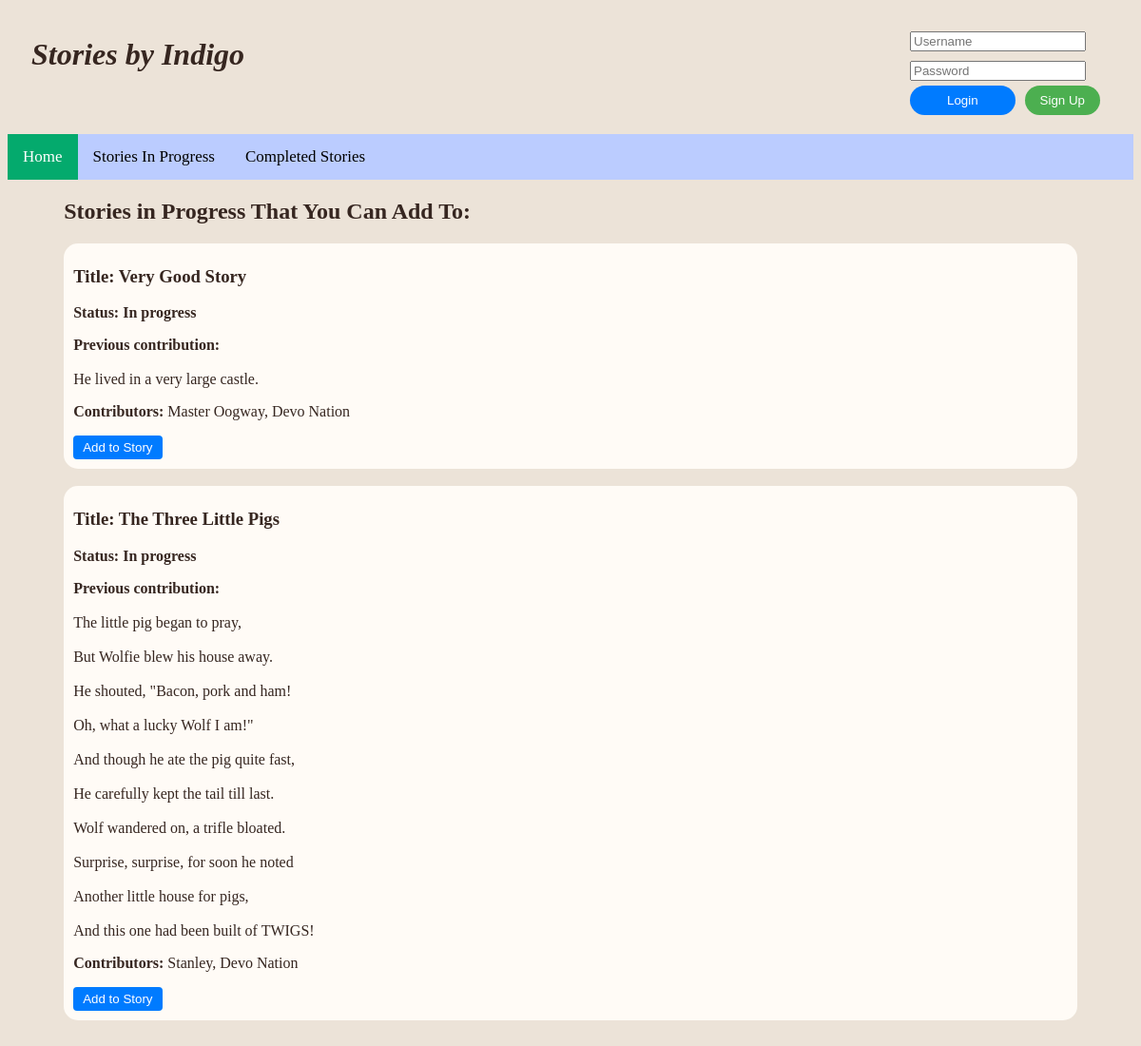
Page /in-progress on the earlier database version.
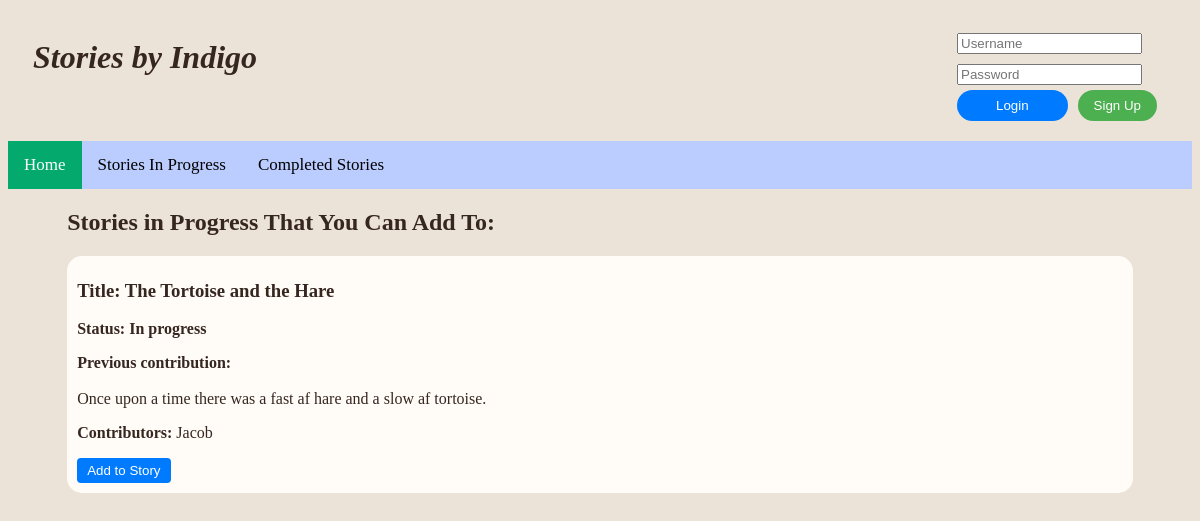
Same page on the later database version.
### tables this page shows
CREATE TABLE story_edits (
            edit_id INTEGER PRIMARY KEY AUTOINCREMENT,
            user_id INTEGER NOT NULL,
            story_id INTEGER NOT NULL,
            edit TEXT NOT NULL
        );

CREATE TABLE users (
                    user_id INTEGER PRIMARY KEY AUTOINCREMENT,
                    username TEXT NOT NULL UNIQUE,
                    password_hash TEXT NOT NULL
                );

### __init__.py (the view)
@app.route('/in-progress')
def progress():
    content = display_stories(1)
    if 'username' in session:
        username = session['username']
        return render_template('in-progress.html', content=content, username=username)
    return render_template('in-progress.html', content=content)

### database.py (called while the page is built)
def get_db_connection():
    conn = sqlite3.connect(DB_PATH)
    conn.row_factory = sqlite3.Row  # So I can access dictionary items using their column name instead of indexing
    return conn

def get_contributors(story_id):
    conn = get_db_connection()
    cur = conn.cursor()
    result = cur.execute("SELECT user_id FROM story_edits WHERE story_id = ?", (story_id,)).fetchall()
    all_users = [row['user_id'] for row in result]
    contributors = []
    for user in all_users:
        username = cur.execute("SELECT username FROM users WHERE user_id = ?", (user,)).fetchone()[0]
        contributors.append(username)
    conn.close()
    return contributors

### templates/in-progress.html (shortened to what this page needs)
<!DOCTYPE html>
<html>
    <head>
        <link rel="stylesheet" href="{{ url_for('static', filename='style.css') }}">
    </head>
    <body>
        <header>
            <h1> <i>Stories by Indigo </i></h1>
            {% if session['username'] %}
                <div class="welcome-container">
                    Welcome, {{ session['username'] }}
                    <a href="{{ url_for('logout') }}" class="signout-btn">Sign Out</a>
                </div>
            {% else %}
                <div class="login-container">
                    <form class="login-form" action="/login" method="POST">
                        <input type="text" name="username" placeholder="Username" required>
                        <input type="password" name="password" placeholder="Password" required>
                        <div class="button-container">
                            <button type="submit" class="login-btn">Login</button>
                            <a href="{{ url_for('register') }}" class="signup-btn-link"><button type="button" class="signup-btn">Sign Up</button></a>
                        </div>
                    </form>
                </div>
            {% endif %}
        </header>
    <div class="topnav">
        <a class="active" href="/">Home</a>
        <a href="/in-progress">Stories In Progress</a>
        <a href="/completed">Completed Stories</a>
    </div>
    <div class="main-content">
        <h2> Stories in Progress That You Can Add To: </h2>
        {{ content | safe }}
    </div>
    <br><br>
  </body>
</html>

### static/style.css (style rules this page uses)
.login-form { padding: 10px; display: flex; flex-direction: column; align-items: flex-start; width: 200px; }
.button-container { display: flex; width: 100%; justify-content: space-between; gap: 10px; }
.login-form button { flex: 1; padding: 8px 16px; border-radius: 20px; color: white; border: none; cursor: pointer; margin-bottom: 0; }
.login-btn { background-color: #007bff; }
.signup-btn { background-color: #4CAF50; }
.add-btn { background-color: #007bff; color: white; padding: 5px 10px; border-radius: 4px; border: none; cursor: pointer; }
.topnav { overflow: hidden; background-color: #BBCCFF; }
.topnav a { float: left; color: #000000; text-align: center; padding: 14px 16px; text-decoration: none; font-size: 17px; }
.topnav a.active { background-color: #04AA6D; color: white; }
html { font-family: Verdana; }
header { display: flex; flex-direction: row; justify-content: space-between; padding: 10px 25px; }
.main-content { margin: 0 5%; }
html { background-color:rgb(236, 227, 216); color:#362620; }
input { margin: 5px 0; }

Differences in the rows shown:
removed story_edits: edit "Title: Very Good Story Status: In progress Previous contribution: He lived in a very large castle. Contributors: Master Oogway, Devo Nation Add to Story Title: The Three Little Pigs Status: In progress Previous contribution: The little pig began to pray, But Wolfie blew his house away. He shouted, \"Bacon, pork and ham! Oh, what a lucky Wolf I am!\" And though he ate the pig quite fast, He carefully kept the tail till last. Wolf wandered on, a trifle bloated. Surprise, surprise, for soon he noted Another little house for pigs, And this one had been built of TWIGS! Contributors: Stanley, Devo Nation Add to Story"
now on this page (row edited): users: username "Title: The Tortoise and the Hare Status: In progress Previous contribution: Once upon a time there was a fast af hare and a slow af tortoise. Contributors: Jacob Add to Story"
changed users: username "Master Oogway" → "Jacob" (drawn)
